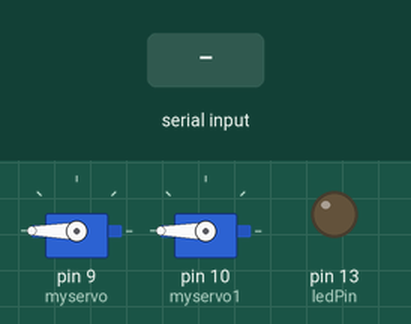
This sketch was run on a simulated Arduino Uno, built with avr-gcc and run on an emulated ATmega328P. Parts: 2 × servo, output pins drawn as LEDs (lit = HIGH). The test bench sets the inputs (shaded band).

Above: at 1.2 s.
1.3 s: "1" received over Serial
At 4.0 s:
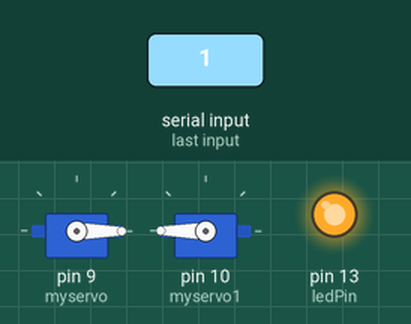
4.3 s: "0" received over Serial
At 8.4 s:
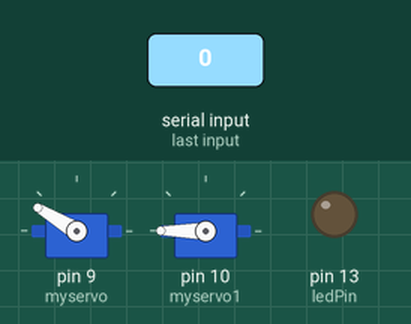
Timing chart, 0 to 13.3 s (numbered marks = the images above; inputs shaded):
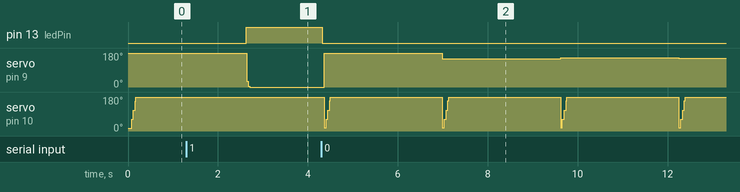

Measured:
- after the input at 1.3 s, pin 13 (ledPin): LOW → HIGH after 1.3 s; servo on pin 9 (myservo): 180° → 0° after 1.3 s; servo on pin 10 (myservo1): stops changing and stays 180°
- after the input at 4.3 s, pin 13 (ledPin): HIGH → LOW at once; servo on pin 9 (myservo): 0° → 180° after 0.07 s, → 149° 2.6 s later, → 154° 2.6 s later, → 153° 2.6 s later; servo on pin 10 (myservo1): 180° → 16° after 0.07 s, then repeats every 2.6 s: 63° 0.04 s, 111° 0.04 s, 159° 0.02 s, 180° 2.5 s, 16° 0.04 s

The sketch:

main.ino
```cpp
//Project by Ashfaque Khan and Aziz Lokhandwala
//Code by Aziz Lokhandwala
//Here output are servo and led both but I am still figuring out to get exact location of target so that servo could point out to target direction

//Here myservo is the angle setting servo for gun view an myservo1 is the trigger servo for actuatijng the trigger.

#include <Servo.h>
Servo myservo;
int i = Serial.read();
char val;
int ledPin = 13;
Servo myservo1;
int loc =0;
void setup() {
  pinMode(ledPin, OUTPUT);
  Serial.begin(9600);
  myservo.attach(9);
  myservo1.attach(10);

}

void loop() {
if(Serial.available()){
    val = Serial.read();
 }
if(val=='1'){
  digitalWrite(ledPin,HIGH);
  i = map(i, 0, 1023,0,180);
  myservo.write(i);
  for(loc = 0; loc<=180;loc++){
    myservo1.write(loc);
   }
 }

else{
  digitalWrite(ledPin,LOW);
   i = map(i, 0, 1023,180,0);
  myservo.write(i);
  for(loc = 180; loc>=0;loc++){
    myservo1.write(loc);
    }
}
delay(20);
}
```
